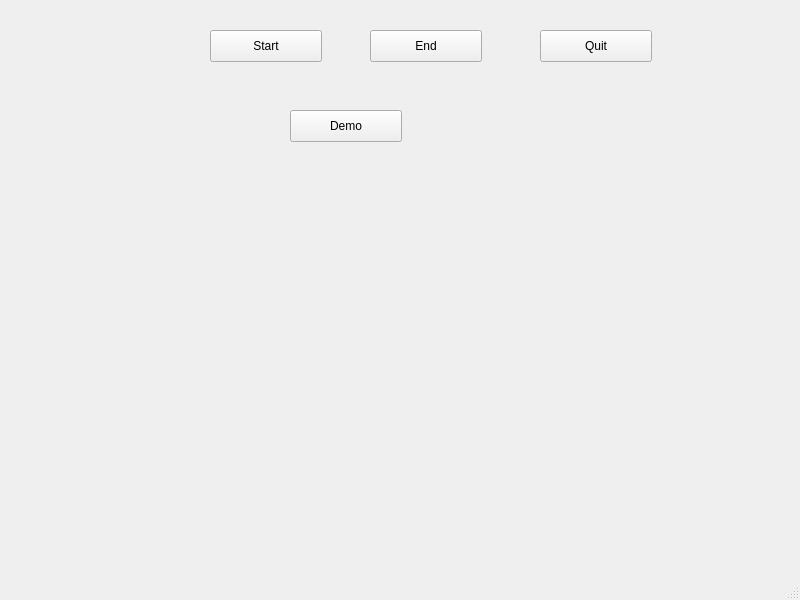
<?xml version="1.0" encoding="UTF-8"?>
<ui version="4.0">
 <class>MainWindow</class>
 <widget class="QMainWindow" name="MainWindow">
  <property name="geometry">
   <rect>
    <x>0</x>
    <y>0</y>
    <width>800</width>
    <height>600</height>
   </rect>
  </property>
  <property name="windowTitle">
   <string>MainWindow</string>
  </property>
  <widget class="QWidget" name="centralwidget">
   <widget class="QPushButton" name="start_button">
    <property name="geometry">
     <rect>
      <x>210</x>
      <y>30</y>
      <width>112</width>
      <height>32</height>
     </rect>
    </property>
    <property name="text">
     <string>Start</string>
    </property>
   </widget>
   <widget class="QPushButton" name="end_button">
    <property name="geometry">
     <rect>
      <x>370</x>
      <y>30</y>
      <width>112</width>
      <height>32</height>
     </rect>
    </property>
    <property name="text">
     <string>End</string>
    </property>
   </widget>
   <widget class="QPushButton" name="quit_button">
    <property name="geometry">
     <rect>
      <x>540</x>
      <y>30</y>
      <width>112</width>
      <height>32</height>
     </rect>
    </property>
    <property name="text">
     <string>Quit</string>
    </property>
   </widget>
   <widget class="QPushButton" name="pushButton">
    <property name="geometry">
     <rect>
      <x>290</x>
      <y>110</y>
      <width>112</width>
      <height>32</height>
     </rect>
    </property>
    <property name="text">
     <string>Demo</string>
    </property>
   </widget>
  </widget>
  <widget class="QMenuBar" name="menubar">
   <property name="geometry">
    <rect>
     <x>0</x>
     <y>0</y>
     <width>800</width>
     <height>22</height>
    </rect>
   </property>
  </widget>
  <widget class="QStatusBar" name="statusbar"/>
 </widget>
 <resources/>
 <connections/>
</ui>
